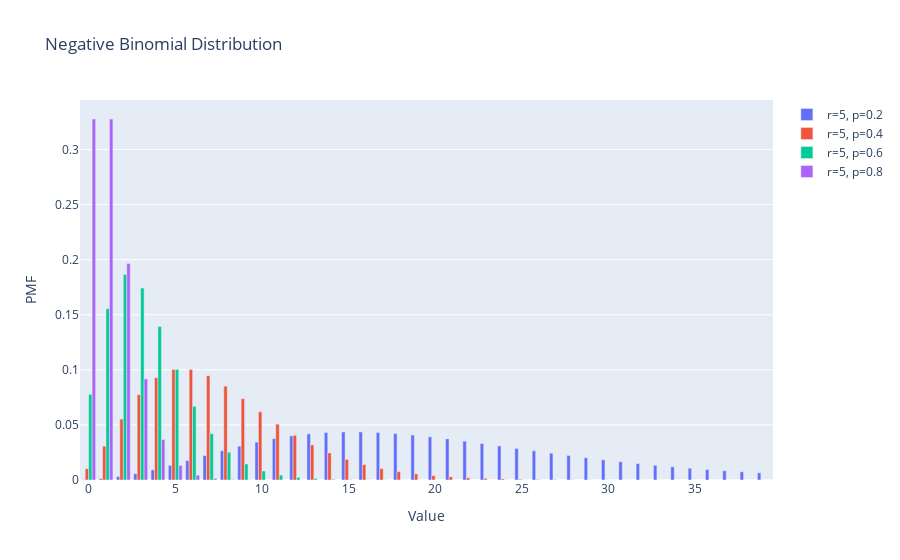

The notebook cell this image was saved under:
### Code cell
nbinom_fig = go.Figure()
x = np.arange(0, 40)
for r, p in [(5, 0.2), (5, 0.4), (5, 0.6), (5, 0.8)]:
    nbinom_fig.add_trace(go.Bar(x=x, y=sts.nbinom.pmf(x, r, p), name=f"r={r}, p={p}"))
nbinom_fig.update_layout(title="Negative Binomial Distribution", xaxis_title="Value", yaxis_title="PMF", barmode="group")
nbinom_fig.show()
